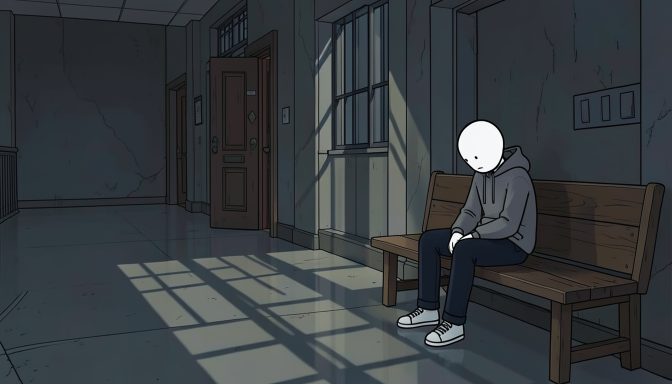
#> input picture piloto/v13-bloods-nova-york/thumb/base_gpt.png, 1344 x 768 px (shown at 1/2 size)
$ python gerar_thumb.py
#> lines starting #> are read from the running program, lines starting #| are printed output that depends on the picture
"""Miniatura 1280x720: base (thumb/base_gpt.png) + texto amarelo com contorno preto por código, no terço esquerdo.

  python piloto/v13-bloods-nova-york/gerar_thumb.py

O texto é sempre por código (a IA erra letras).
"""

from pathlib import Path

from PIL import Image, ImageDraw, ImageFont

AQUI = Path(__file__).resolve().parent
BASE = AQUI / "thumb" / "base_gpt.png"
DESTINO = AQUI / "thumb" / "thumb_1.jpg"
LINHAS = ["ONE YEAR", "IN"]  # não repete o título palavra por palavra
FONTE = "C:/Windows/Fonts/impact.ttf"
LARG_MAX = 600  # o terço esquerdo da base está livre para o texto


def main() -> None:
    img = Image.open(BASE).convert("RGB")
#> img is the input picture: PIL image 1344x768 RGB; mean R, G, B 54.7, 59.9, 63.2
    w, h = img.size
#> w = 1344; h = 768
    alvo_h = round(w * 9 / 16)
#> alvo_h = 756
    if abs(h - alvo_h) > 2:
        top = max((h - alvo_h) // 2, 0)
#> top = 6
        img = img.crop((0, top, w, top + alvo_h))
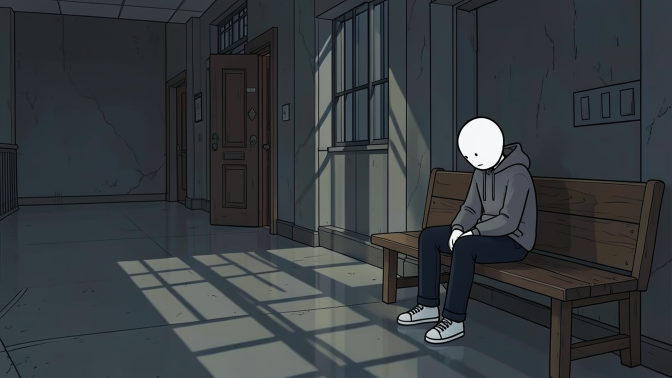
#> img: PIL image 1344x756 RGB (shown at 1/2 size); mean R, G, B 54.7, 59.9, 63.2
    img = img.resize((1280, 720), Image.LANCZOS)
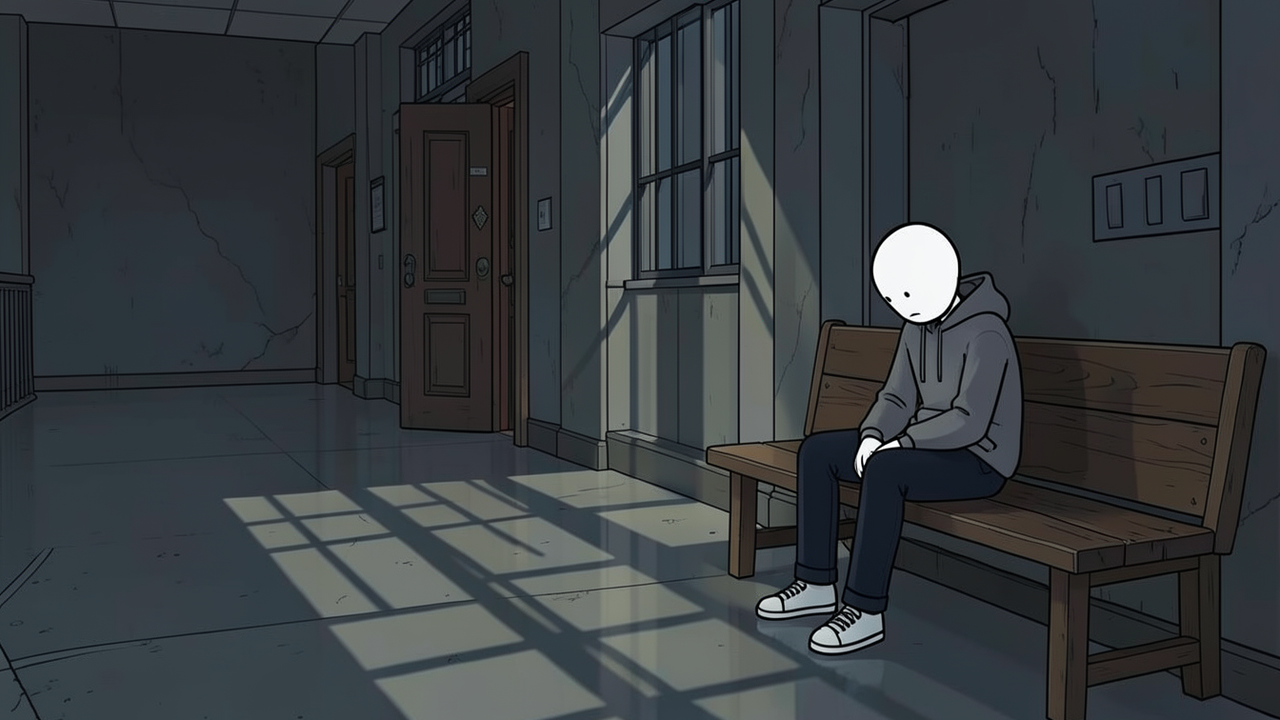
#> img: PIL image 1280x720 RGB; mean R, G, B 54.7, 59.9, 63.2
    d = ImageDraw.Draw(img)
    tam = 170
    fonte = ImageFont.truetype(FONTE, tam)
    while max(d.textlength(l, font=fonte) for l in LINHAS) > LARG_MAX:
        tam -= 6
        fonte = ImageFont.truetype(FONTE, tam)
#> this loop made 9 passes
#> tam on passes 1 to 9: 164, 158, 152, 146, 140, 134, 128, 122, 116
#> after the loop, tam = 116
    y = (720 - len(LINHAS) * tam * 1.05) / 2
#> y = 238.2
    for linha in LINHAS:
        x = 50
        d.text((x + 8, y + 10), linha, font=fonte, fill=(0, 0, 0), stroke_width=12, stroke_fill=(0, 0, 0))
        d.text((x, y), linha, font=fonte, fill=(255, 230, 0), stroke_width=12, stroke_fill=(0, 0, 0))
        y += tam * 1.05
#> this loop made 2 passes
#> y on passes 1 to 2: 360, 481.8
#> after the loop, y = 481.8
    img.save(DESTINO, quality=95)
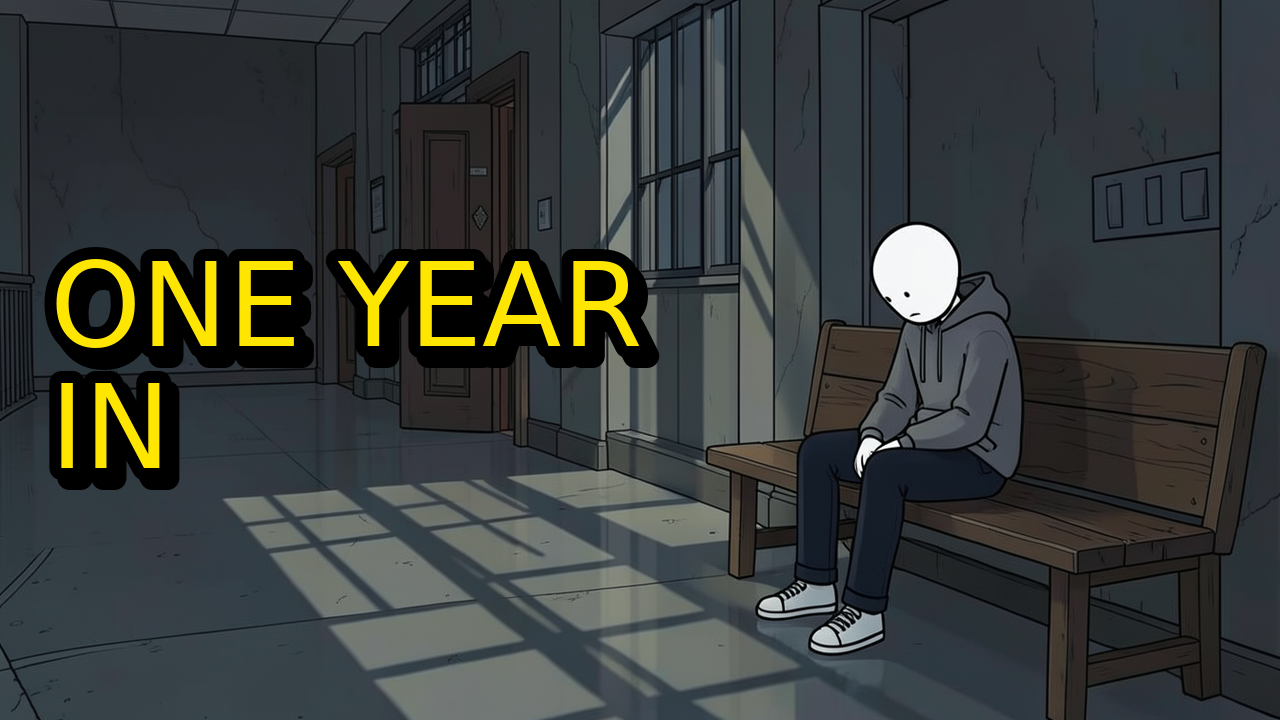
#> saved as thumb_1.jpg: PIL image 1280x720 RGB; mean R, G, B 56.3, 60.5, 58.6
    print("ok", DESTINO)


if __name__ == "__main__":
    main()

$ run again, with piloto/v13-bloods-nova-york/thumb/c.png copied over piloto/v13-bloods-nova-york/thumb/base_gpt.png
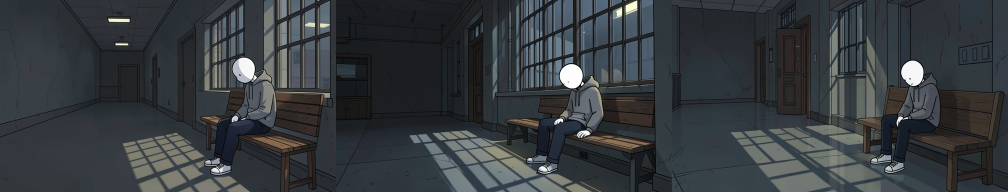
#> input picture piloto/v13-bloods-nova-york/thumb/c.png, 2016 x 384 px (shown at 1/2 size)
#> in main, img is the input picture: PIL image 2016x384 RGB; mean R, G, B 54.7, 59.5, 63
#> in main, `img = img.resize((1280, 720), Image.LANCZOS)`:
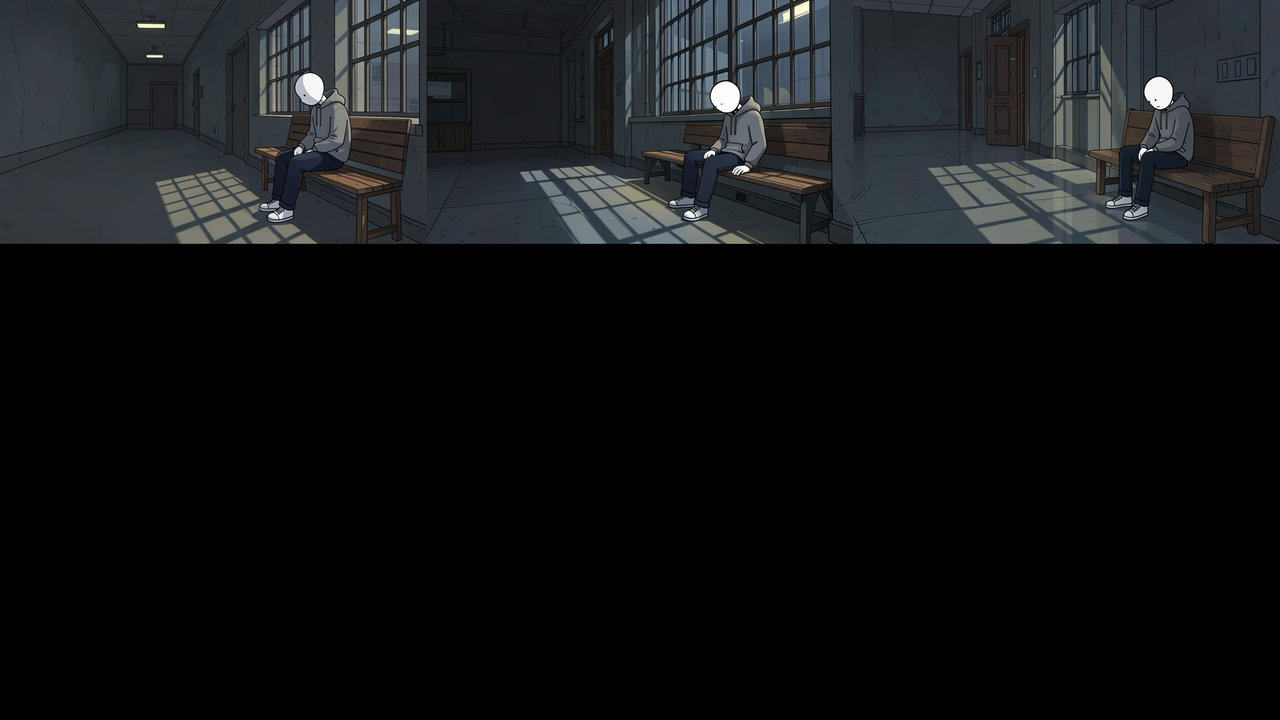
#> img: PIL image 1280x720 RGB; mean R, G, B 18.5, 20.2, 21.3
#> the loop in main, `while max(d.textlength(l, font=fonte) for l in LINHAS) > LARG_MAX:` made 9 passes
#> tam on passes 1 to 8: 164, 158, 152, 146, 140, 134, 128, 122
#> after the loop in main, `while max(d.textlength(l, font=fonte) for l in LINHAS) > LARG_MAX:`: tam = 116
#> in main, `y = (720 - len(LINHAS) * tam * 1.05) / 2`: y = 238.2
#> the loop in main, `for linha in LINHAS:` made 2 passes
#> y on passes 1 to 2: 360, 481.8
#> after the loop in main, `for linha in LINHAS:`: y = 481.8
#> in main, `img.save(DESTINO, quality=95)`:
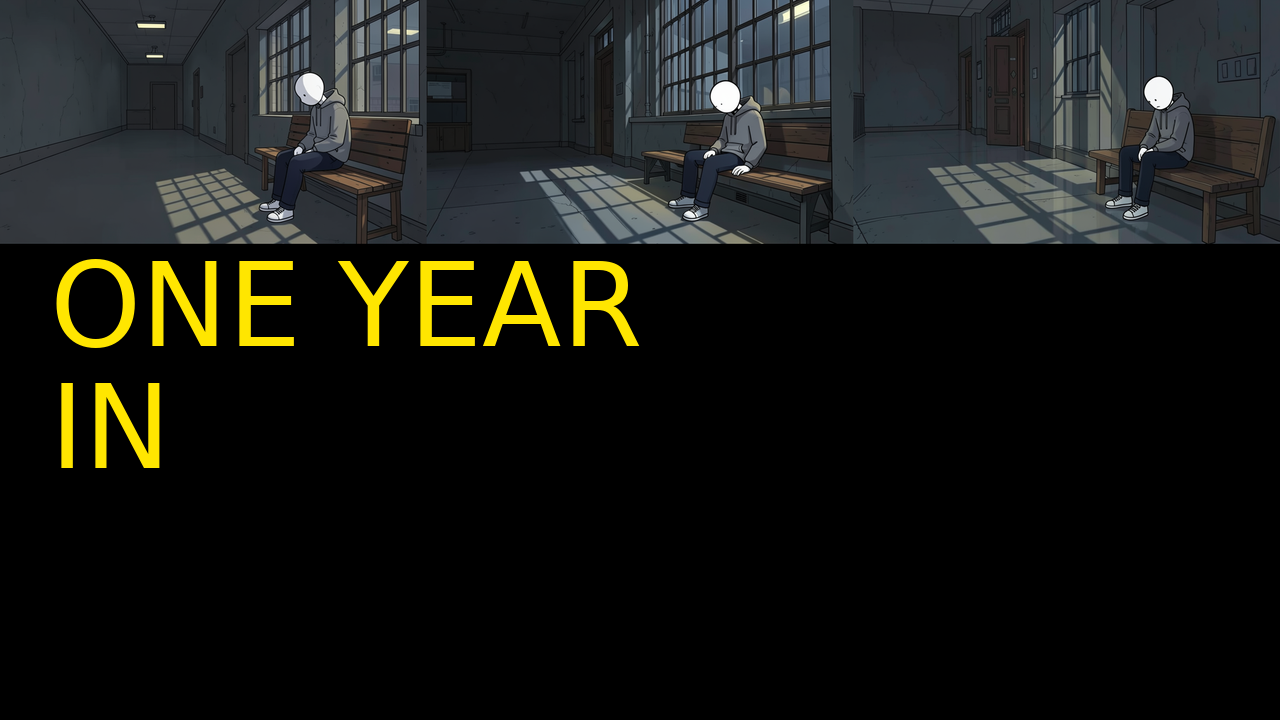
#> saved as thumb_1.jpg: PIL image 1280x720 RGB; mean R, G, B 23.9, 25, 21.3
